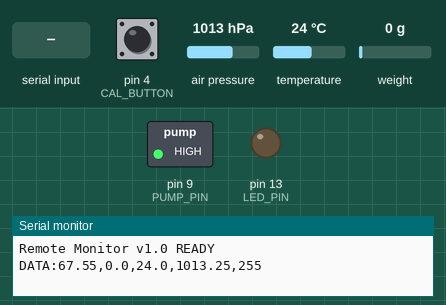
Simulated run of this sketch. Board: Arduino Uno, built with avr-gcc and run on an emulated ATmega328P. On the bench: switched loads named in the sketch (green lamp = pin HIGH), output pins drawn as LEDs (lit = HIGH), the last lines printed to the serial monitor. Dashed ring = blinking. The test bench sets the inputs (shaded band); at power-on: air pressure 1013 hPa, pin 4 (CAL_BUTTON) HIGH, temperature 24 °C, weight on the scale 0 g.

Above: at 3.2 s.
3.3 s: air pressure set to 952 hPa
At 4.2 s:
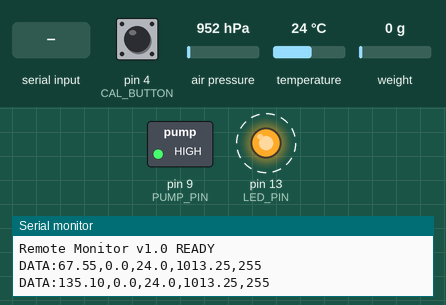
7.0 s: air pressure set to 975 hPa
At 10.5 s:
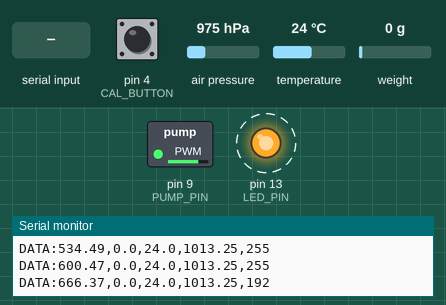
10.7 s: "ZERO\n" received over Serial
14.4 s: "SET_PRESS:\n" received over Serial
At 17.8 s:
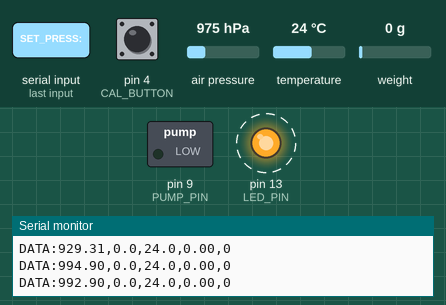
17.9 s: pin 4 (CAL_BUTTON) pulled LOW for 1 s
22.6 s: "SET_STRAIN:\n" received over Serial
Timing chart, 0 to 27.1 s (numbered marks = the images above; inputs shaded):
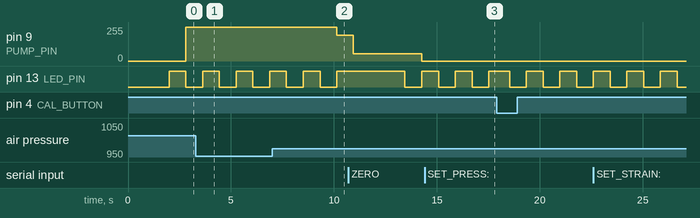

The sketch:

Remote_Monitoring_DAQ.ino.ino
```cpp
/*
Remote Pressure Monitoring System - Jan 2025
Production DAQ with Dual PID + Custom Filters
*/

#include <Wire.h>
#include <PID_v1.h>
#include <HX711.h>
#include <Adafruit_BMP085.h>
#include <EEPROM.h>

#define PRESS_ADDR  0x77
#define STRAIN_DT   3
#define STRAIN_SCK  2
#define PUMP_PIN    9
#define CAL_BUTTON  4
#define LED_PIN     13

HX711 strain;
Adafruit_BMP085 bmp;
// TOP OF FILE - after #includes
double pressInput = 0.0;
double pressOutput = 0.0;
double pressSetpoint = 1013.25;
double strainInput = 0.0;
double strainOutput = 0.0;
double strainSetpoint = 0.0;

// THEN PID lines (correct):
PID pressPID(&pressInput, &pressOutput, &pressSetpoint, 2.1, 4.9, 1.2, DIRECT);
PID strainPID(&strainInput, &strainOutput, &strainSetpoint, 3.8, 8.2, 1.7, DIRECT);


// Custom filter state
float pressEMA = 1013.25, strainEMA = 0.0;
float pressBuffer[15], strainBuffer[15];
int bufIdx = 0;
float kalmanP[2][2] = {{0.001, 0}, {0, 0.003}};
float kalmanStrain = 0, kalmanBias = 0;

// System state
unsigned long lastUpdate = 0, sampleCount = 0;
bool calibrating = false;
float baselinePress = 1013.25, baselineStrain = 0;

void setup() {
  Serial.begin(115200);
  pinMode(PUMP_PIN, OUTPUT);
  pinMode(LED_PIN, OUTPUT);
  pinMode(CAL_BUTTON, INPUT_PULLUP);

  if (!bmp.begin()) {
    Serial.println("BMP085 ERROR");
    while (1) digitalWrite(LED_PIN, HIGH);
  }

  strain.begin(STRAIN_DT, STRAIN_SCK);
  strain.set_scale(-12850.6);
  strain.tare(20);

  pressPID.SetMode(AUTOMATIC);
  pressPID.SetOutputLimits(0, 255);
  strainPID.SetMode(AUTOMATIC);
  strainPID.SetOutputLimits(-2.5, 2.5);

  Serial.println("Remote Monitor v1.0 READY");
  digitalWrite(LED_PIN, HIGH);
}

float emaFilter(float input, float &state, float alpha) {
  state = alpha * input + (1 - alpha) * state;
  return state;
}

float firFilter(float* buffer, int idx) {
  float sum = 0;
  for (int i = 0; i < 15; i++) {
    sum += buffer[(idx + i) % 15];
  }
  return sum / 15.0;
}

void kalmanUpdate(float meas, float &angle, float &bias, float (&P)[2][2]) {
  float y = meas - angle;
  float S = 0.001 + 0.03;
  float K0 = P[0][0] / S;
  float K1 = P[1][0] / S;

  angle += K0 * y;
  bias += K1 * y;

  float P00_temp = P[0][0];
  float P01_temp = P[0][1];
  P[0][0] = P00_temp - K0 * P00_temp;
  P[1][0] = P[1][0] - K1 * P00_temp;
  P[0][1] = P01_temp - K0 * P[0][1];
  P[1][1] += 0.003;
}

void readSensors() {
  // Pressure
  float rawPress = bmp.readPressure() / 100.0;
  float rawTemp = bmp.readTemperature();

  pressEMA = emaFilter(rawPress, pressEMA, 0.08);
  pressBuffer[bufIdx] = pressEMA;
  pressInput = firFilter(pressBuffer, bufIdx);

  // Strain
  strain.power_up();
  float rawStrain = strain.get_units(8);
  strain.power_down();

  kalmanUpdate(rawStrain, kalmanStrain, kalmanBias, kalmanP);
  strainEMA = emaFilter(kalmanStrain, strainEMA, 0.12);
  strainBuffer[bufIdx] = strainEMA;
  strainInput = firFilter(strainBuffer, bufIdx);

  bufIdx = (bufIdx + 1) % 15;
}

void handleCommands() {
  if (Serial.available()) {
    String cmd = Serial.readStringUntil('\n');
    cmd.trim();

    if (cmd.startsWith("SET_PRESS:")) {
      pressSetpoint = cmd.substring(9).toFloat();
      Serial.print("OK_PRESS:"); Serial.println(pressSetpoint, 2);
    }
    if (cmd.startsWith("SET_STRAIN:")) {
      strainSetpoint = cmd.substring(11).toFloat() / 1e6;
      Serial.print("OK_STRAIN:"); Serial.println(strainSetpoint * 1e6, 1);
    }
    if (cmd == "CALIB") {
      calibrating = true;
      baselinePress = pressInput;
      baselineStrain = strainInput;
      Serial.println("CALIB_OK");
    }
    if (cmd == "ZERO") {
      strain.tare(25);
      Serial.println("ZERO_OK");
    }
  }

  if (digitalRead(CAL_BUTTON) == LOW) {
    calibrating = true;
    delay(200);
  }
}

void loop() {
  readSensors();
  pressPID.Compute();
  strainPID.Compute();

  analogWrite(PUMP_PIN, (int)pressOutput);

  handleCommands();

  if (calibrating && sampleCount % 20 == 0) {
    calibrating = false;
    Serial.print("BASELINE:P"); Serial.print(baselinePress, 2);
    Serial.print(" S"); Serial.println(baselineStrain * 1e6, 1);
  }

  if (millis() - lastUpdate > 300) {
    Serial.print("DATA:");
    Serial.print(pressInput, 2); Serial.print(",");
    Serial.print(strainInput * 1e6, 1); Serial.print(",");
    Serial.print(bmp.readTemperature(), 1); Serial.print(",");
    Serial.print(pressSetpoint, 2); Serial.print(",");
    Serial.print((int)pressOutput);
    Serial.println();

    digitalWrite(LED_PIN, !digitalRead(LED_PIN));
    lastUpdate = millis();
    sampleCount++;
  }
}
```

Measured:
- after the input at 7.0 s, pin 9 (PUMP_PIN): 255/255 → 192/255 after 3.1 s
- after the input at 14.4 s, pin 9 (PUMP_PIN): stays 0/255 (without the input it goes to 255/255 after 3.1 s)
- by itself, pin 13 (LED_PIN): alternates HIGH for 0.81 s and LOW for 0.81 s
